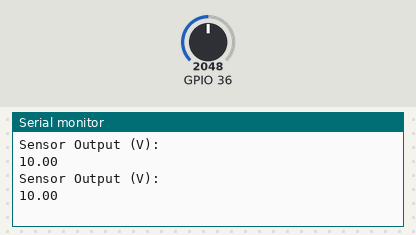
This sketch was run on a simulated ESP32. On the bench: the last lines printed to the serial monitor. The inputs (shaded band) are chosen by the test bench; at power-on: GPIO 36 = 2048.

Above: at 1.8 s.
1.9 s: GPIO 36 set to 2866
At 2.8 s:
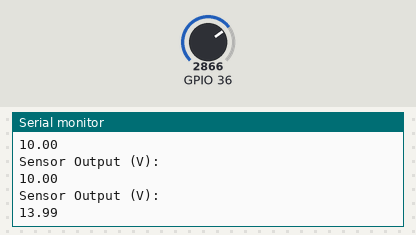
3.4 s: GPIO 36 set to 3603
At 4.6 s:
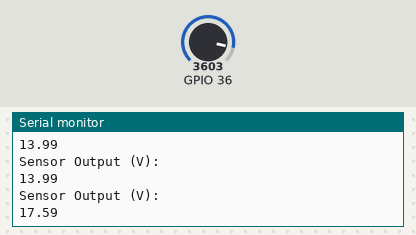
Timing chart, 0 to 6.4 s (numbered marks = the images above; inputs shaded):
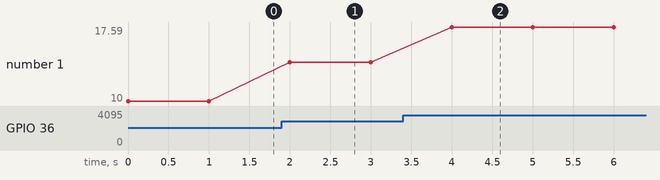

The sketch:

code_1_turbidity.ino
```cpp
void setup() {
  Serial.begin(9600);

}
void loop() {
  int sensorValue = analogRead(A0);
  float voltage = sensorValue * (5.0 / 1024.0);

  Serial.println ("Sensor Output (V):");
  Serial.println (voltage);
  Serial.println();
  delay(1000);
}
```

Measured:
- after the input at 1.9 s, the serial monitor: prints a new line after 0.10 s (image 1)
- after the input at 3.4 s, the serial monitor: prints a new line after 0.60 s (image 2)
- plotted number 1: 10 → 13.99 after the input at 1.9 s, 13.99 → 17.59 after the input at 3.4 s
